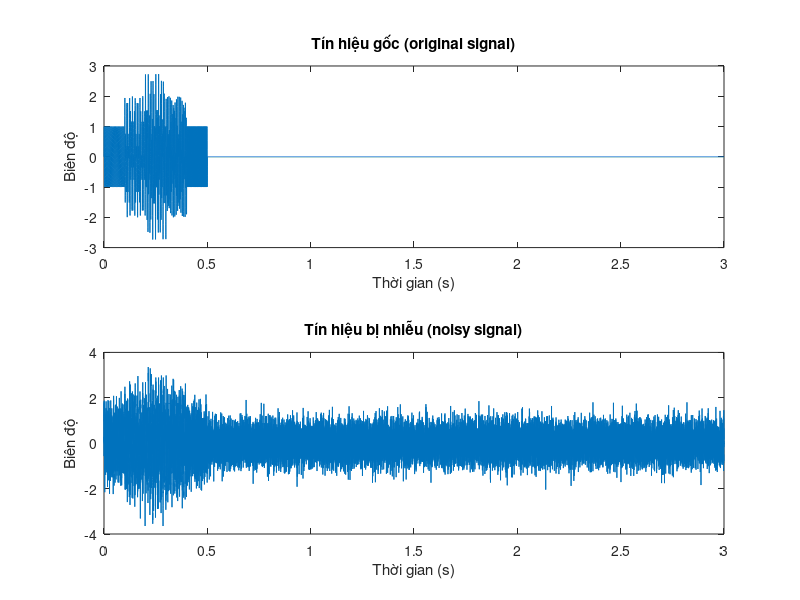
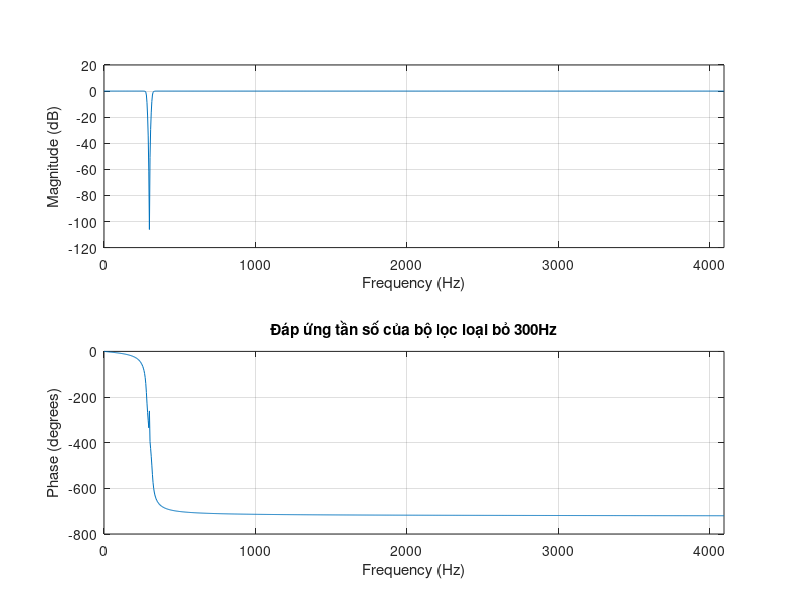
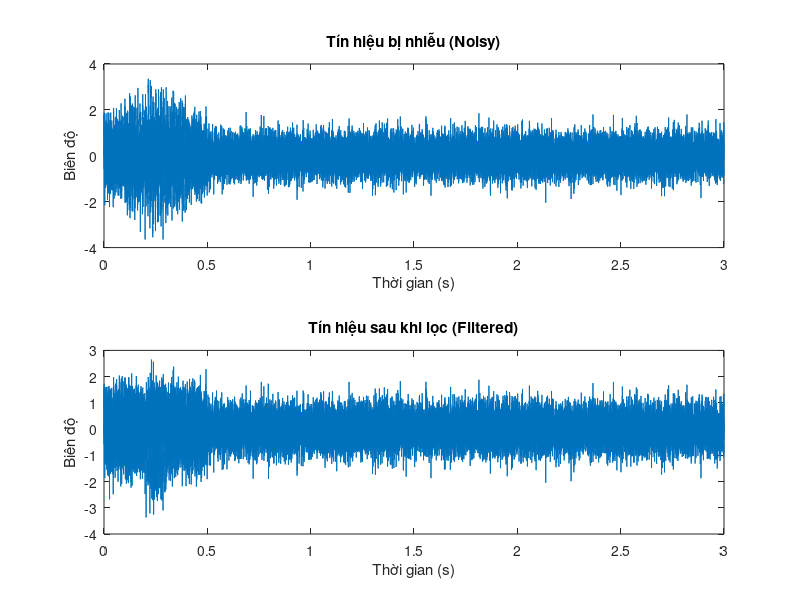
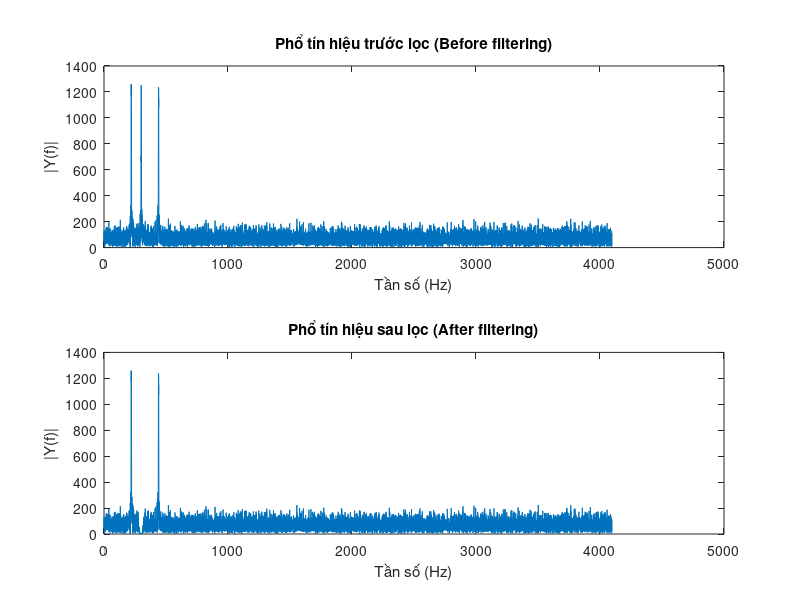

These figures' MATLAB source, in order:
clc; clear; close all;

fs = 8192;
t = 0:1/fs:3;

% === Tạo 3 tín hiệu riêng ===
x1 = (t >= 0 & t < 0.3).*sin(2*pi*220*t);
x2 = (t >= 0.1 & t < 0.4).*sin(2*pi*300*t);
x3 = (t >= 0.2 & t < 0.5).*sin(2*pi*440*t);

% === Tổng hợp tín hiệu ===
x = x1 + x2 + x3;

% === Thêm nhiễu trắng Gaussian ===
y = x + 0.5*randn(size(t));

% === Vẽ tín hiệu ban đầu và bị nhiễu ===
figure;
subplot(2,1,1);
plot(t, x); title('Tín hiệu gốc (original signal)');
xlabel('Thời gian (s)'); ylabel('Biên độ');
subplot(2,1,2);
plot(t, y); title('Tín hiệu bị nhiễu (noisy signal)');
xlabel('Thời gian (s)'); ylabel('Biên độ');

% === Thiết kế bộ lọc IIR loại bỏ tần số 300Hz ===
n = 4;  % bậc lọc
f1 = 280; f2 = 320; % dải cần triệt
[b, a] = butter(n, [f1 f2]/(fs/2), 'stop'); % bandstop filter

% === Đáp ứng tần số của bộ lọc ===
figure;
freqz(b, a, 1024, fs);
title('Đáp ứng tần số của bộ lọc loại bỏ 300Hz');

% === Lọc tín hiệu ===
y_filtered = filter(b, a, y);

% === So sánh tín hiệu trước và sau khi lọc ===
figure;
subplot(2,1,1);
plot(t, y);
title('Tín hiệu bị nhiễu (Noisy)');
xlabel('Thời gian (s)'); ylabel('Biên độ');

subplot(2,1,2);
plot(t, y_filtered);
title('Tín hiệu sau khi lọc (Filtered)');
xlabel('Thời gian (s)'); ylabel('Biên độ');

% === Phân tích miền tần số ===
N = length(t);
f = (0:N-1)*(fs/N);
Y = abs(fft(y));
Yf = abs(fft(y_filtered));

figure;
subplot(2,1,1);
plot(f(1:N/2), Y(1:N/2));
title('Phổ tín hiệu trước lọc (Before filtering)');
xlabel('Tần số (Hz)'); ylabel('|Y(f)|');

subplot(2,1,2);
plot(f(1:N/2), Yf(1:N/2));
title('Phổ tín hiệu sau lọc (After filtering)');
xlabel('Tần số (Hz)'); ylabel('|Y(f)|');
